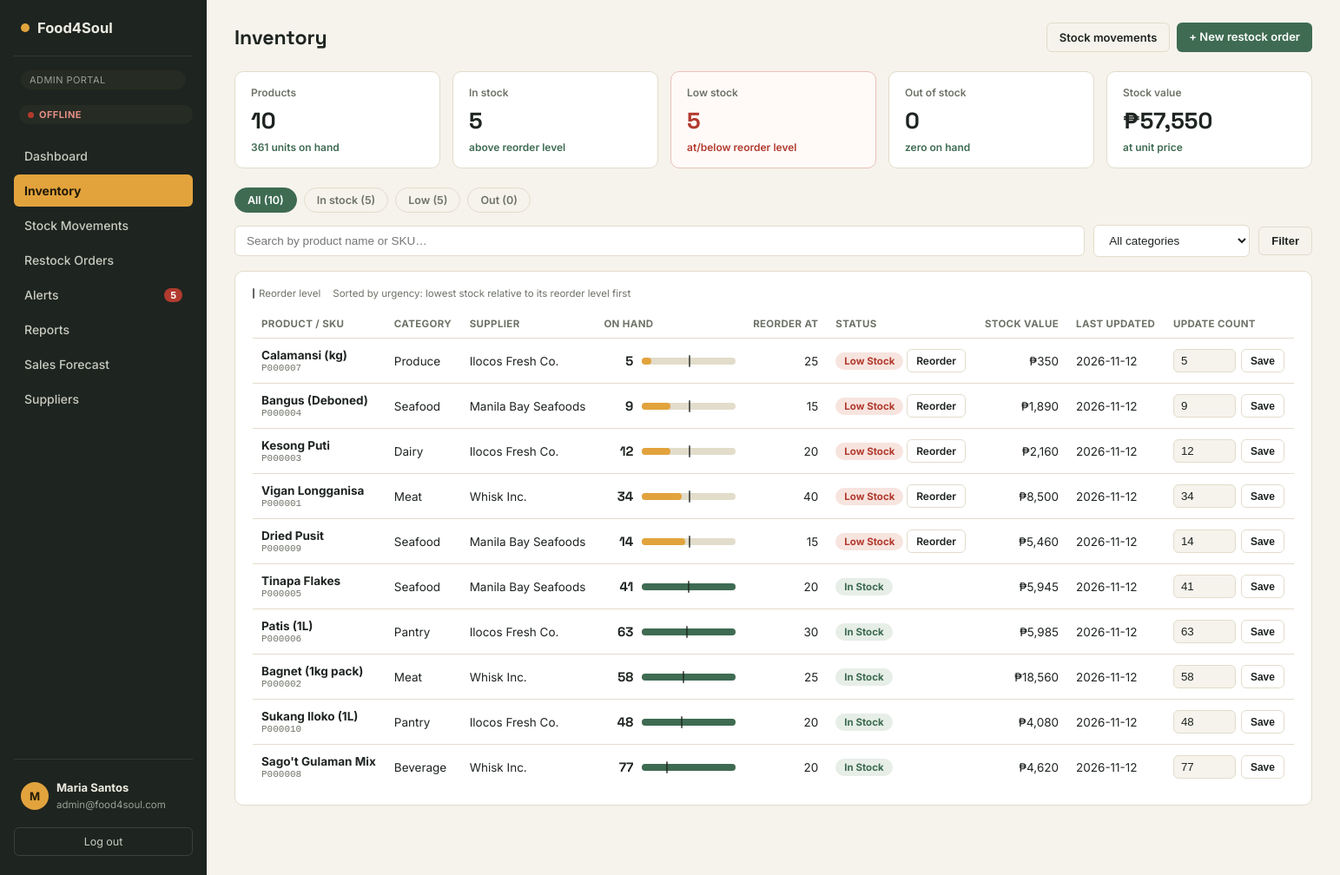
Page /admin/inventory.php (signed in) on the committed database.
### tables this page shows
CREATE TABLE inventory (
  Inventory_ID       VARCHAR(10) PRIMARY KEY,
  Product_ID         VARCHAR(10) NOT NULL,
  Supplier_ID        VARCHAR(10),
  Reorder_Level      INT NOT NULL DEFAULT 10,
  Last_Updated_Date  DATE,
  CONSTRAINT fk_inventory_product
    FOREIGN KEY (Product_ID) REFERENCES products(Product_ID) ON DELETE CASCADE,
  CONSTRAINT fk_inventory_supplier
    FOREIGN KEY (Supplier_ID) REFERENCES suppliers(Supplier_ID) ON DELETE SET NULL
);

CREATE TABLE products (
  Product_ID              VARCHAR(10)  PRIMARY KEY,
  Product_Name            VARCHAR(100) NOT NULL,
  Description             TEXT,
  Category                VARCHAR(50),
  Unit_Price              DECIMAL(10,2) NOT NULL,
  Current_Stock_Quantity  INT NOT NULL DEFAULT 0,
  Supplier_ID             VARCHAR(10),
  CONSTRAINT fk_products_supplier
    FOREIGN KEY (Supplier_ID) REFERENCES suppliers(Supplier_ID) ON DELETE SET NULL
);

CREATE TABLE suppliers (
  Supplier_ID      VARCHAR(10)  PRIMARY KEY,
  Supplier_Name    VARCHAR(100) NOT NULL,
  Contact_Person   VARCHAR(100),
  Contact_Address  VARCHAR(255),
  Phone_Number     VARCHAR(20),
  Email_Address    VARCHAR(100)
);

### admin/inventory.php (the view, shortened to what this page needs)
<?php
require_once __DIR__ . '/../includes/auth.php';
require_once __DIR__ . '/../includes/functions.php';
$search = trim($_GET['q'] ?? '');
$cat    = trim($_GET['cat'] ?? '');
$status = in_array($_GET['status'] ?? '', ['in', 'low', 'out'], true) ? $_GET['status'] : '';
$sql = "SELECT p.*, COALESCE(i.Reorder_Level, 0) AS Reorder_Level, i.Last_Updated_Date, s.Supplier_Name
        FROM products p
        LEFT JOIN inventory i ON i.Product_ID = p.Product_ID
        LEFT JOIN suppliers s ON s.Supplier_ID = p.Supplier_ID
        WHERE (p.Product_Name LIKE ? OR p.Product_ID LIKE ?)" . ($cat !== '' ? " AND p.Category = ?" : "");
$params = ['%' . $search . '%', '%' . $search . '%'];
$sql .= " ORDER BY (p.Current_Stock_Quantity / GREATEST(COALESCE(i.Reorder_Level, 0), 1)), p.Product_Name";
$stmt = $pdo->prepare($sql);
$stmt->execute($params);
$products = $stmt->fetchAll();
$all = $pdo->query("SELECT p.Current_Stock_Quantity AS q, COALESCE(i.Reorder_Level,0) AS r, p.Unit_Price AS price
                      FROM products p LEFT JOIN inventory i ON i.Product_ID = p.Product_ID")->fetchAll();
$n = ['in' => 0, 'low' => 0, 'out' => 0]; $units = 0; $value = 0;
foreach ($all as $a) {
    $st = stock_status($a['q'], $a['r']);
    $n[$st === 'In Stock' ? 'in' : ($st === 'Low Stock' ? 'low' : 'out')]++;
    $units += (int)$a['q']; $value += $a['q'] * $a['price'];
}
$qs = function (array $over) use ($search, $cat, $status) {
    return '?' . http_build_query(array_filter(array_merge(['q' => $search, 'cat' => $cat, 'status' => $status], $over), fn($v) => $v !== ''));
};
require __DIR__ . '/../includes/header.php';
?>
<div class="topbar">
  <h1>Inventory</h1>
  <div class="actions"><a class="btn btn-ghost" href="/admin/movements.php">Stock movements</a><a class="btn btn-basil" href="/admin/orders.php">+ New restock order</a></div>
</div>
<div class="kpi-row" data-live="inv-kpis">
  <div class="kpi"><div class="label">Products</div><div class="num"><?= count($all) ?></div><div class="delta up"><?= number_format($units) ?> units on hand</div></div>
  <div class="kpi"><div class="label">In stock</div><div class="num"><?= $n['in'] ?></div><div class="delta up">above reorder level</div></div>
  <div class="kpi <?= $n['low'] ? 'alertish' : '' ?>"><div class="label">Low stock</div><div class="num"><?= $n['low'] ?></div><div class="delta <?= $n['low'] ? 'warn' : 'up' ?>">at/below reorder level</div></div>
  <div class="kpi <?= $n['out'] ? 'alertish' : '' ?>"><div class="label">Out of stock</div><div class="num"><?= $n['out'] ?></div><div class="delta <?= $n['out'] ? 'warn' : 'up' ?>">zero on hand</div></div>
  <div class="kpi"><div class="label">Stock value</div><div class="num"><?= peso($value) ?></div><div class="delta up">at unit price</div></div>
</div>
<div class="tabs">
  <a href="<?= $qs(['status' => '']) ?>" class="<?= $status === '' ? 'active' : '' ?>">All (<?= count($all) ?>)</a>
  <a href="<?= $qs(['status' => 'in']) ?>" class="<?= $status === 'in' ? 'active' : '' ?>">In stock (<?= $n['in'] ?>)</a>
  <a href="<?= $qs(['status' => 'low']) ?>" class="<?= $status === 'low' ? 'active' : '' ?>">Low (<?= $n['low'] ?>)</a>
  <a href="<?= $qs(['status' => 'out']) ?>" class="<?= $status === 'out' ? 'active' : '' ?>">Out (<?= $n['out'] ?>)</a>
</div>
<form method="get" class="toolbar">
  <input class="search-input" type="text" name="q" placeholder="Search by product name or SKU…" value="<?= htmlspecialchars($search) ?>">
  <select class="search-input" name="cat" style="max-width:180px;">
    <option value="">All categories</option>
  </select>
  <button class="btn btn-ghost" type="submit">Filter</button>
</form>
<div class="panel" data-live="inventory">
  <div class="legend-note"><span><i class="tick"></i>Reorder level</span><span>Sorted by urgency: lowest stock relative to its reorder level first</span></div>
  <div class="table-scroll">
  <table>
    <thead><tr><th>Product / SKU</th><th>Category</th><th>Supplier</th><th>On hand</th><th class="num-r">Reorder at</th><th>Status</th><th class="num-r">Stock value</th><th>Last updated</th><th>Update count</th></tr></thead>
    <tbody>
      <?php foreach ($products as $p): $st = stock_status($p['Current_Stock_Quantity'], $p['Reorder_Level']); $pid = htmlspecialchars($p['Product_ID']); ?>
        <tr>
          <td style="min-width:150px;"><strong><?= htmlspecialchars($p['Product_Name']) ?></strong><span class="sku"><?= $pid ?></span></td>
          <td><?= htmlspecialchars($p['Category']) ?></td>
          <td class="nowrap"><?= htmlspecialchars($p['Supplier_Name'] ?? '—') ?></td>
          <td><div class="qtycell"><span class="n" data-key="stock-<?= $pid ?>"><?= (int)$p['Current_Stock_Quantity'] ?></span><?= stock_bar($p['Current_Stock_Quantity'], $p['Reorder_Level']) ?></div></td>
          <td class="num-r"><?= (int)$p['Reorder_Level'] ?></td>
          <td style="white-space:nowrap;"><span class="badge <?= badge_class($st) ?>" data-key="st-<?= $pid ?>"><?= $st ?></span><?php if ($st !== 'In Stock'): ?> <a class="btn btn-ghost btn-sm" href="/admin/orders.php?restock=<?= urlencode($p['Product_ID']) ?>">Reorder</a><?php endif; ?></td>
          <td class="num-r" title="<?= peso($p['Unit_Price']) ?> per unit"><?= peso($p['Unit_Price'] * $p['Current_Stock_Quantity']) ?></td>
          <td class="nowrap"><?= htmlspecialchars($p['Last_Updated_Date'] ?? '—') ?></td>
          <td>
            <form method="post" style="display:flex;gap:6px;">
              <input class="inline-input" type="number" name="new_stock" value="<?= (int)$p['Current_Stock_Quantity'] ?>" min="0" aria-label="New stock count for <?= htmlspecialchars($p['Product_Name']) ?>">
              <button class="btn btn-ghost btn-sm" type="submit">Save</button>
            </form>
          </td>
        </tr>
      <?php endforeach; ?>
    </tbody>
  </table>
  </div>
</div>
<?php require __DIR__ . '/../includes/footer.php'; ?>

### includes/functions.php (shortened to what this page needs)
<?php
function peso($amount) {
    return '₱' . number_format((float)$amount, 0);
}
function badge_class($status) {
    $map = [
        'Delivered' => 'ok', 'In Stock' => 'ok',
        'Pending' => 'warn', 'Low Stock' => 'bad', 'Out of Stock' => 'out',
        'Processing' => 'neutral', 'Cancelled' => 'bad',
        'Unread' => 'warn', 'Read' => 'neutral',
    ];
    return $map[$status] ?? 'neutral';
}
function stock_status($qty, $reorder): string {
    $qty = (int)$qty; $reorder = (int)$reorder;
    return $qty <= $reorder ? 'Low Stock' : 'In Stock';
}
function stock_bar($qty, $reorder, bool $tick = true): string {
    $qty = max(0, (int)$qty); $reorder = max(0, (int)$reorder);
    $scale = max($reorder * 2, $qty, 1);
    $w = round($qty / $scale * 100, 1);
    $t = round($reorder / $scale * 100, 1);
    $cls = ['Out of Stock' => 'out', 'Low Stock' => 'low', 'In Stock' => 'ok'][stock_status($qty, $reorder)];
    return '<div class="stockbar" title="' . $qty . ' on hand' . ($tick ? ', reorder level ' . $reorder : '') . '"><i class="' . $cls . '" style="width:' . $w . '%"></i>'
         . ($tick && $reorder > 0 ? '<b style="left:' . $t . '%"></b>' : '') . '</div>';
}

### assets/css/style.css (style rules this page uses)
:root { --ink:#1E2420; --ink-soft:#3A433C; --paper:#F6F3EC; --paper-raised:#FFFFFF; --line:#E2DCCB; --marigold:#E2A33D; --marigold-deep:#B97F1F; --basil:#3E6B52; --basil-soft:#E6EEE7; --paprika:#B23A2E; --paprika-soft:#F7E4DF; --slate:#6E7368; --radius-sm:6px; --radius-md:10px; --radius-lg:18px; }
* { box-sizing:border-box; }
html,body { height:100%; }
body { margin:0;font-family:'Inter',system-ui,sans-serif;background:var(--paper);color:var(--ink); }
h1,h2,h3,.num { font-family:'Space Grotesk',system-ui,sans-serif; }
a { color:inherit; }
.topbar { display:flex;align-items:center;justify-content:space-between;margin-bottom:22px;gap:16px;flex-wrap:wrap; }
.topbar h1 { font-size:23px;margin:0; }
.kpi-row { display:grid;grid-template-columns:repeat(auto-fit,minmax(190px,1fr));gap:14px;margin-bottom:22px; }
.kpi { background:var(--paper-raised);border:1px solid var(--line);border-radius:var(--radius-md);padding:16px 18px; }
.kpi .label { font-size:12px;color:var(--slate);font-weight:600;margin-bottom:8px; }
.kpi .num { font-size:26px;font-weight:700; }
.kpi .delta { font-size:12px;margin-top:6px;font-weight:600; }
.kpi .delta.up { color:var(--basil); }
.kpi .delta.warn { color:var(--paprika); }
.panel { background:var(--paper-raised);border:1px solid var(--line);border-radius:var(--radius-md);padding:18px 20px;margin-bottom:20px; }
.table-scroll { overflow-x:auto; }
table { width:100%;border-collapse:collapse;font-size:13.5px; }
th { text-align:left;font-size:11.5px;text-transform:uppercase;letter-spacing:.03em;color:var(--slate);padding:9px 10px;border-bottom:1px solid var(--line); }
td { padding:11px 10px;border-bottom:1px solid var(--line);vertical-align:middle; }
tr:last-child td { border-bottom:none; }
.badge { display:inline-block;padding:3px 10px;border-radius:999px;font-size:11.5px;font-weight:700; }
.badge.ok { background:var(--basil-soft);color:var(--basil); }
.badge.bad { background:var(--paprika-soft);color:var(--paprika); }
.btn { border:none;border-radius:var(--radius-sm);padding:8px 14px;font-size:13px;font-weight:600;cursor:pointer;text-decoration:none;display:inline-block;transition:.12s; }
.btn-ghost { background:none;border:1px solid var(--line);color:var(--ink); }
.btn-basil { background:var(--basil);color:#fff; }
.btn-sm { padding:5px 10px;font-size:12px; }
.toolbar { display:flex;gap:10px;align-items:center;margin-bottom:16px;flex-wrap:wrap; }
.search-input { padding:9px 13px;border-radius:var(--radius-sm);border:1px solid var(--line);background:var(--paper-raised);font-size:13.5px;flex:1;min-width:160px;color:var(--ink); }
.inline-input { width:72px;padding:5px 8px;border-radius:var(--radius-sm);border:1px solid var(--line);background:var(--paper);color:var(--ink); }
.tabs { display:flex;gap:8px;margin-bottom:14px; }
.tabs a { padding:6px 14px;border:1px solid var(--line);border-radius:999px;font-size:12.5px;font-weight:600;color:var(--slate);text-decoration:none; }
.tabs a.active { background:var(--basil);border-color:var(--basil);color:#fff; }
.topbar .actions { display:flex;gap:8px;flex-wrap:wrap; }
.stockbar { position:relative;height:8px;min-width:90px;background:var(--line);border-radius:999px;overflow:visible; }
.stockbar i { position:absolute;left:0;top:0;bottom:0;border-radius:999px;display:block; }
.stockbar i.ok { background:var(--basil); }
.stockbar i.low { background:var(--marigold); }
.stockbar b { position:absolute;top:-3px;bottom:-3px;width:2px;background:var(--ink);border-radius:1px;opacity:.7; }
.qtycell { display:flex;align-items:center;gap:10px;min-width:150px; }
.qtycell .n { font-family:'Space Grotesk',sans-serif;font-weight:700;font-size:15px;min-width:34px;text-align:right; }
.qtycell .stockbar { flex:1; }
.sku { display:block;font-size:11px;color:var(--slate);font-family:ui-monospace,Menlo,Consolas,monospace;margin-top:1px; }
td.num-r,th.num-r { text-align:right; }
.legend-note { display:flex;gap:14px;flex-wrap:wrap;font-size:11.5px;color:var(--slate);margin:0 0 12px; }
.legend-note span { display:inline-flex;align-items:center;gap:5px; }
.legend-note i { width:10px;height:10px;border-radius:3px;display:inline-block; }
.legend-note i.tick { width:2px;height:12px;border-radius:1px;background:var(--ink);opacity:.7; }
.kpi.alertish { border-color:#EAC1BA;background:#FFFAF8; }
.kpi.alertish .num { color:var(--paprika); }
.nowrap { white-space:nowrap; }
th { white-space:nowrap; }

### rows in the picture
inventory: Product_ID.Product_Name "Calamansi (kg)", Product_ID.Product_ID "P000007", Product_ID.Category "Produce", Supplier_ID.Supplier_Name "Ilocos Fresh Co.", Product_ID.Current_Stock_Quantity "5", $w 10 (drawn), Reorder_Level "25", st "Low Stock", peso($p['Unit_Price']*$p['Current_Stock_Quantity']) "₱350", Last_Updated_Date "2026-11-12", new_stock "5"
inventory: Product_ID.Product_Name "Bangus (Deboned)", Product_ID.Product_ID "P000004", Product_ID.Category "Seafood", Supplier_ID.Supplier_Name "Manila Bay Seafoods", Product_ID.Current_Stock_Quantity "9", $w 30 (drawn), Reorder_Level "15", st "Low Stock", peso($p['Unit_Price']*$p['Current_Stock_Quantity']) "₱1,890", Last_Updated_Date "2026-11-12", new_stock "9"
inventory: Product_ID.Product_Name "Kesong Puti", Product_ID.Product_ID "P000003", Product_ID.Category "Dairy", Supplier_ID.Supplier_Name "Ilocos Fresh Co.", Product_ID.Current_Stock_Quantity "12", $w 30 (drawn), Reorder_Level "20", st "Low Stock", peso($p['Unit_Price']*$p['Current_Stock_Quantity']) "₱2,160", Last_Updated_Date "2026-11-12", new_stock "12"
inventory: Product_ID.Product_Name "Vigan Longganisa", Product_ID.Product_ID "P000001", Product_ID.Category "Meat", Supplier_ID.Supplier_Name "Whisk Inc.", Product_ID.Current_Stock_Quantity "34", $w 42.5 (drawn), Reorder_Level "40", st "Low Stock", peso($p['Unit_Price']*$p['Current_Stock_Quantity']) "₱8,500", Last_Updated_Date "2026-11-12", new_stock "34"
inventory: Product_ID.Product_Name "Dried Pusit", Product_ID.Product_ID "P000009", Product_ID.Category "Seafood", Supplier_ID.Supplier_Name "Manila Bay Seafoods", Product_ID.Current_Stock_Quantity "14", $w 46.7 (drawn), Reorder_Level "15", st "Low Stock", peso($p['Unit_Price']*$p['Current_Stock_Quantity']) "₱5,460", Last_Updated_Date "2026-11-12", new_stock "14"
inventory: Product_ID.Product_Name "Tinapa Flakes", Product_ID.Product_ID "P000005", Product_ID.Category "Seafood", Supplier_ID.Supplier_Name "Manila Bay Seafoods", Product_ID.Current_Stock_Quantity "41", Reorder_Level "20", st "In Stock", peso($p['Unit_Price']*$p['Current_Stock_Quantity']) "₱5,945", Last_Updated_Date "2026-11-12", new_stock "41"
inventory: Product_ID.Product_Name "Patis (1L)", Product_ID.Product_ID "P000006", Product_ID.Category "Pantry", Supplier_ID.Supplier_Name "Ilocos Fresh Co.", Product_ID.Current_Stock_Quantity "63", $w 100 (drawn), Reorder_Level "30", st "In Stock", peso($p['Unit_Price']*$p['Current_Stock_Quantity']) "₱5,985", Last_Updated_Date "2026-11-12", new_stock "63"
inventory: Product_ID.Product_Name "Bagnet (1kg pack)", Product_ID.Product_ID "P000002", Product_ID.Category "Meat", Supplier_ID.Supplier_Name "Whisk Inc.", Product_ID.Current_Stock_Quantity "58", $w 100 (drawn), Reorder_Level "25", st "In Stock", peso($p['Unit_Price']*$p['Current_Stock_Quantity']) "₱18,560", Last_Updated_Date "2026-11-12", new_stock "58"
inventory: Product_ID.Product_Name "Sukang Iloko (1L)", Product_ID.Product_ID "P000010", Product_ID.Category "Pantry", Supplier_ID.Supplier_Name "Ilocos Fresh Co.", Product_ID.Current_Stock_Quantity "48", $w 100 (drawn), Reorder_Level "20", st "In Stock", peso($p['Unit_Price']*$p['Current_Stock_Quantity']) "₱4,080", Last_Updated_Date "2026-11-12", new_stock "48"
inventory: Product_ID.Product_Name "Sago't Gulaman Mix", Product_ID.Product_ID "P000008", Product_ID.Category "Beverage", Supplier_ID.Supplier_Name "Whisk Inc.", Product_ID.Current_Stock_Quantity "77", $w 100 (drawn), Reorder_Level "20", st "In Stock", peso($p['Unit_Price']*$p['Current_Stock_Quantity']) "₱4,620", Last_Updated_Date "2026-11-12", new_stock "77"

### other values in the picture
$role "ADMIN"
$label "Dashboard"
$label "Inventory"
$label "Stock Movements"
$label "Restock Orders"
$label "Alerts"
$unreadAlerts "5"
$label "Reports"
$label "Sales Forecast"
$label "Suppliers"
mb_substr($user['Full_Name'] ?? '?', 0, 1) "M"
$user['Full_Name'] "Maria Santos"
$user['Email_Address'] "admin@food4soul.com"
count($all) "10"
$units "361"
